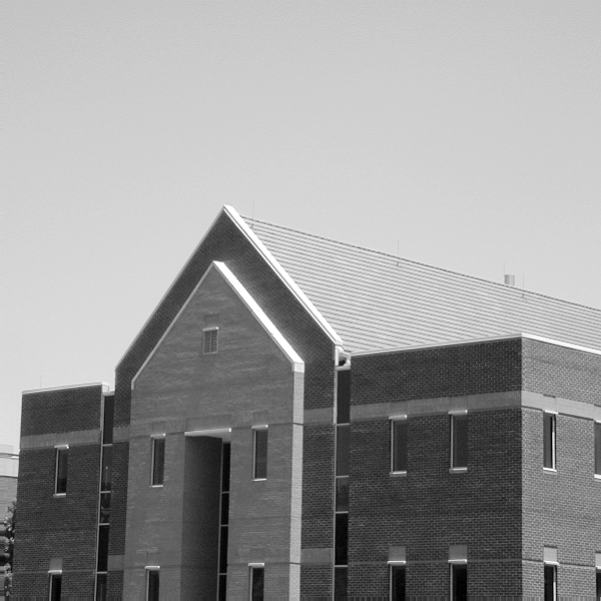
%> input picture final/building.tif, 601 x 601 px
$ octave line_segent.m   (GNU Octave 9; MATLAB toolbox functions it lacks are replaced by stand-ins)
%> lines starting %> are read from the running program, lines starting %| are printed output that depends on the picture; in (x1, y1, x2, y2) boxes, pixels count from 0 and x2, y2 are one past the last pixel; in counts of white or black regions, pixels touching at a corner belong together; the program's own positions count from 1
%% line_segent.m
%% ----------------------
clear all
close all

f = imread('building.tif');
%> f is the input picture: size 601x601 uint8; min 0, max 255, mean 152.8

g_canny_best = edge(f, 'canny', [0.04 0.1], 1.5);
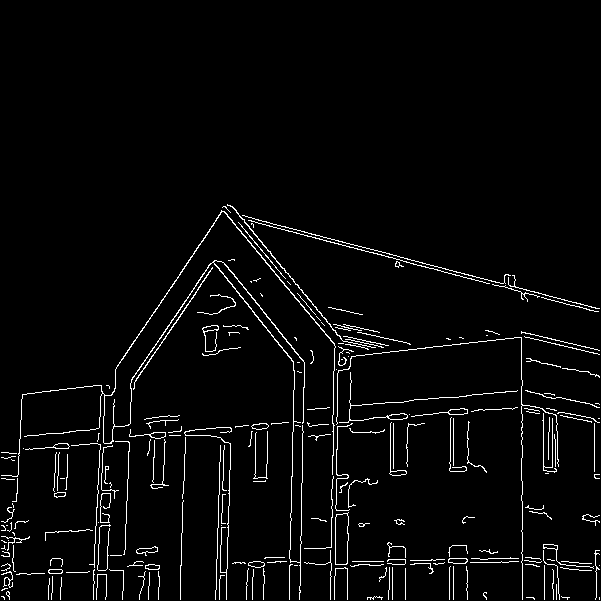
%> g_canny_best: size 601x601 logical; 3.3% white in thin lines or dots, all inside (x1, y1, x2, y2) = (1, 204, 600, 600)
figure(1); imshow(g_canny_best);

[H, theta, rho] = hough(g_canny_best);
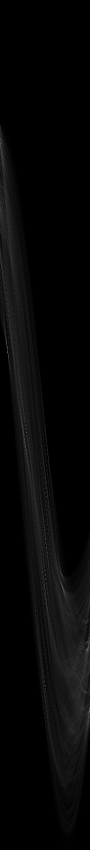
%> H: size 1699x180 double (shown at 1/2 size); min 0, max 200, mean 7
%> theta = 180 values from -90 to 89; rho = 1699 values from -849 to 849
figure(2);
imshow(uint8(H), 'XData', theta, 'YData', rho); axis on, axis normal;
xlabel('\theta'), ylabel('\rho');

r = houghpeaks(H, 20);
%> r = 20 rows, first 12: [1160 92; 1190 92; 1152 125; 703 16; 1417 180; 1300 176; 885 51; 1175 125; 1372 91; 1096 93; 1050 93; 305 3]

hold on; % Sohw line first and then plot theta
plot(theta(r(:, 2)), rho(r(:, 1)), 'linestyle', 'none', 'marker', ...
    's', 'color', 'w');
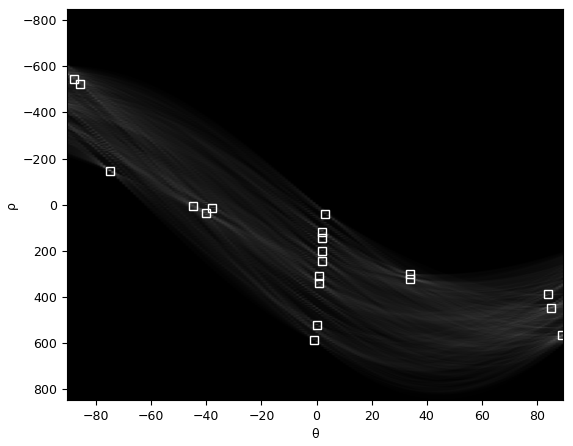
%> figure redrawn from the program's plot data

lines = houghlines(g_canny_best, theta, rho, r);
%> lines = 32 lines; longest, point1 to point2 (x, y): (297, 233) to (595, 312), (116, 370) to (228, 205), (224, 212) to (351, 364), (521, 338) to (340, 358), (131, 389) to (215, 265), (523, 482) to (523, 600)
figure(3); imshow(g_canny_best), hold on
for k = 1:length(lines)
    xy = [lines(k).point1 ; lines(k).point2];
    plot(xy(:, 1), xy(:, 2), 'LineWidth', 4, 'Color', ...
        [.6 .6 .6]);

end
%> this loop made 32 passes
%> xy on passes 1 to 12: [301 548; 301 593], [302 491; 302 544], [303 434; 303 483], [304 388; 304 433], [331 551; 331 600], [332 491; 332 548], [334 377; 334 433], [335 325; 335 371], [116 370; 228 205], [297 233; 595 312], [493 559; 544 559], [437 560; 488 560]
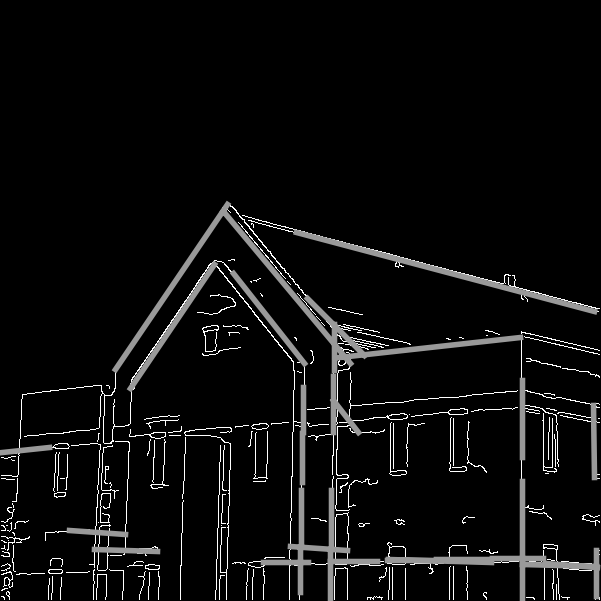
%> figure redrawn from the program's plot data
